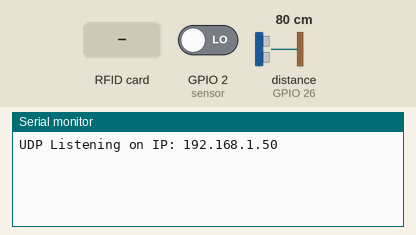
Simulated run of this sketch. Board: ESP32. On the bench: the last lines printed to the serial monitor. Wiring (inferred from the names in the program): ultrasonic range finder: trigger GPIO 25; echo GPIO 26. The test bench sets the inputs (shaded band); at power-on: GPIO 2 (sensor) LOW, distance to the obstacle (sensor on GPIO 26) 80 cm. The echo pulse lasts 58.3 µs per cm; WiFi joins after 1.5 s; servers stay silent unless stated.

Above: at 2.7 s.
2.8 s: RFID card 12 34 56 78 held to the reader
At 4.1 s:
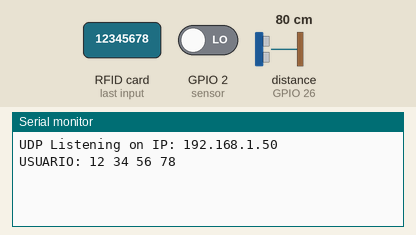
5.0 s: RFID card 5E 7A 19 C4 held to the reader
At 7.1 s:
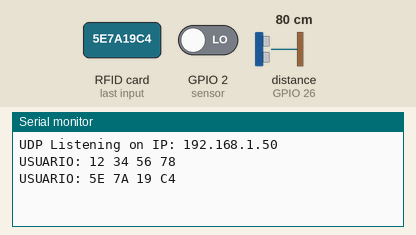

Measured:
- after the input at 2.8 s, the serial monitor: prints a new line after 0.79 s (image 1)
- after the input at 5.0 s, the serial monitor: prints a new line after 0.63 s (image 2)

The sketch:

AsyncUDPClient_JSON_3.ino
```cpp
#include "WiFi.h"
#include "AsyncUDP.h"
#include <TimeLib.h>
#include <ArduinoJson.h>
#include <SPI.h>
#include <MFRC522.h>
#include <M5Stack.h>
#include "time.h"

#define RST_PIN 22 //Pin 9 para el reset del RC522 no es necesario conctarlo
#define SS_PIN 21 //Pin 10 para el SS (SDA) del RC522
MFRC522 mfrc522(SS_PIN, RST_PIN); ///Creamos el objeto para el RC522
MFRC522::StatusCode status; //variable to get card status
const int EchoPin = 26;
const int TriggerPin = 25;
const int sensor = 2;              // the pin that the sensor is atteched to
int state = LOW;             // by default, no motion detected
int val = 0;
StaticJsonDocument<200> jsonBuffer;
const char * ssid = "Team_2";
const char * password = "12345678"; //contraseña
AsyncUDP udp;
void setup()
{
  Serial.begin(9600);
  SPI.begin(); //Iniciamos el Bus SPI
  mfrc522.PCD_Init(); // Iniciamos el MFRC522
  pinMode(TriggerPin, OUTPUT);
  pinMode(EchoPin, INPUT);
  pinMode(sensor, INPUT);
  WiFi.mode(WIFI_STA);
  WiFi.begin(ssid, password);
  if (WiFi.waitForConnectResult() != WL_CONNECTED) {
    Serial.println("WiFi Failed");
    while (1) {
      delay(1000);
    }
  }
  if (udp.listen(2222)) {
    Serial.print("UDP Listening on IP: ");
    Serial.println(WiFi.localIP());
    udp.onPacket([](AsyncUDPPacket packet) {
      Serial.write(packet.data(), packet.length());
      Serial.println();
    });
  }
}

byte ActualUID[7]; //almacenará el código del Tag leído
byte Usuario1[7] = {0x04, 0x19, 0xC1, 0x5A, 0x51, 0x59, 0x80} ;
byte Usuario2[7] = {0x04, 0x21, 0xC1, 0x5A, 0x51, 0x59, 0x80} ;
byte Usuario3[7] = {0x04, 0x2A, 0xC1, 0x5A, 0x51, 0x59, 0x80} ;
byte Usuario4[7] = {0x04, 0x33, 0xC1, 0x5A, 0x51, 0x59, 0x80} ;

void loop()
{ //enviar datos
  // SENSOR ULTRASÓNICO
  delay(1000);
  char texto[200];

  // SENSOR PIR
  int comprobar = 0;
  for (int i = 0; i < 300; i++) {
    val = digitalRead(sensor);   // read sensor value
    if (val == HIGH) {
      comprobar++;
    }
    //delay(10);
  }

  //Sensor RFID
  if ( mfrc522.PICC_IsNewCardPresent())
  {
    //Seleccionamos una tarjeta
    if ( mfrc522.PICC_ReadCardSerial())
    {
      // Enviamos serialemente su UID
      Serial.println();
      Serial.print(F("USUARIO:"));
      for (byte i = 0; i < mfrc522.uid.size; i++) {
        Serial.print(mfrc522.uid.uidByte[i] < 0x10 ? " 0" : " ");
        Serial.print(mfrc522.uid.uidByte[i], HEX);
        ActualUID[i] = mfrc522.uid.uidByte[i];
      }
      Serial.print(" ");
    }
    mfrc522.PICC_HaltA();

  }


  //delay(1000);
  int dist = distancia(TriggerPin, EchoPin);
  jsonBuffer["Distancia"] = dist;
  jsonBuffer["Comprobar"] = comprobar;
  jsonBuffer["ActualUID"] = ActualUID;
  serializeJson(jsonBuffer, texto); //paso del objeto “jsonbuffer" a texto para
  udp.broadcastTo(texto, 2222);
  /*delay(1000);
    char texto[200];
    jsonBuffer["Hora"] = hour(); //Datos introducidos en el objeto “jsonbuffer"
    jsonBuffer["Minuto"] = minute(); //3 campos
    jsonBuffer["Segundo"] = second(); //
    serializeJson(jsonBuffer, texto); //paso del objeto “jsonbuffer" a texto para
    //transmitirlo
    udp.broadcastTo(texto, 2222); //se envía por el puerto 1234 el JSON
    //como texto
  */
}


int distancia(int TriggerPin, int EchoPin) {
  long duracion, distanciaCm;
  digitalWrite(TriggerPin, LOW); //nos aseguramos señal baja al principio
  delayMicroseconds(4);
  digitalWrite(TriggerPin, HIGH); //generamos pulso de 10us
  delayMicroseconds(10);
  digitalWrite(TriggerPin, LOW);
  duracion = pulseIn(EchoPin, HIGH); //medimos el tiempo del pulso
  distanciaCm = duracion * 10 / 292 / 2; //convertimos a distancia
  return distanciaCm;
}
```
